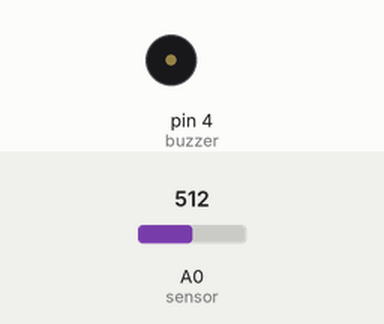
A sketch run on a simulated Arduino Uno, built with avr-gcc and run on an emulated ATmega328P. On the bench: buzzer (waves = sounding, pin HIGH). Inputs (shaded band) come from the test bench; at power-on: A0 (sensor) = 512.

Above: at 1.2 s.
1.3 s: A0 (sensor) set to 416
2.8 s: A0 (sensor) set to 389
At 3.9 s:
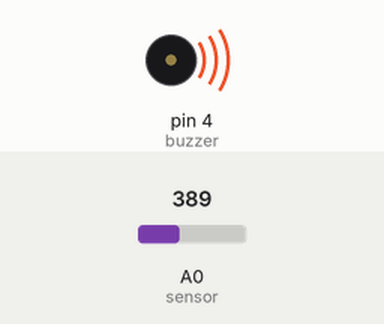
4.3 s: A0 (sensor) set to 410
At 5.0 s:
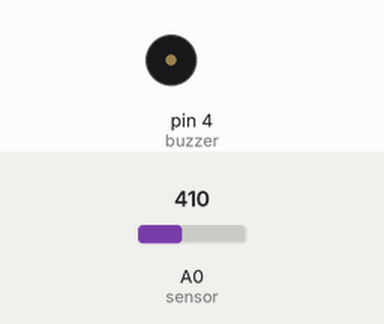
5.8 s: A0 (sensor) set to 390
At 6.2 s:
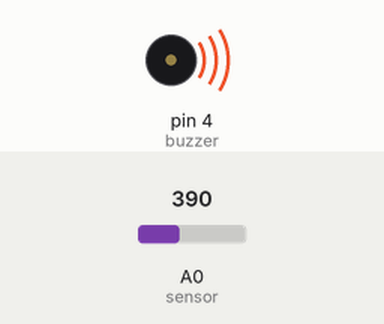
Timing chart, 0 to 8.3 s (numbered marks = the images above; inputs shaded):
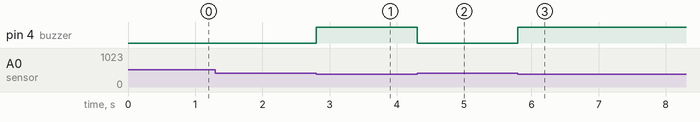

The sketch:

light_buzz.ino
```cpp
//pins used for components
const int buzzer = 4;   // Arduino port pin PD4
const int sensor = A0;  // Arduino analog ping ADC0


//this is the threshold value for the light sensor
//to make the light sensor more sensitive, lower this value
int thresholdVal = 400;

void setup(){
        pinMode(sensor, INPUT);  // set pin for button input
        pinMode(buzzer, OUTPUT); // set pin for buzzer output
}

void loop() {
        int sensorVal = analogRead(sensor);
        if (sensorVal < thresholdVal)
                digitalWrite(buzzer, HIGH);
        else
                digitalWrite(buzzer, LOW);
}
```

Measured:
- the behaviour switches between 400 and 399 on A0 (sensor) (found by bisection; images 0 and 1)
- after the input at 1.3 s, every drawn part: stays the same
- after the input at 2.8 s, pin 4 (buzzer): LOW → HIGH at once
- after the input at 4.3 s, pin 4 (buzzer): HIGH → LOW at once
- after the input at 5.8 s, pin 4 (buzzer): LOW → HIGH at once
